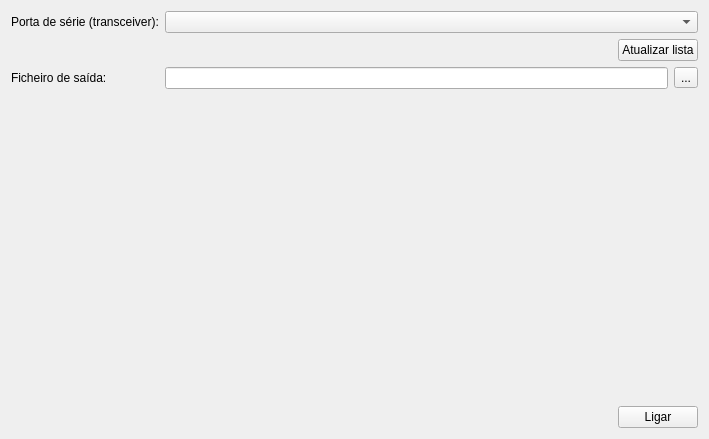
<?xml version="1.0" encoding="UTF-8"?>
<ui version="4.0">
 <class>PortSelection</class>
 <widget class="QMainWindow" name="PortSelection">
  <property name="geometry">
   <rect>
    <x>0</x>
    <y>0</y>
    <width>709</width>
    <height>439</height>
   </rect>
  </property>
  <property name="windowTitle">
   <string>Seleção de Porta</string>
  </property>
  <property name="windowIcon">
   <iconset resource="resources.qrc">
    <normaloff>:/images/icon.svg</normaloff>:/images/icon.svg</iconset>
  </property>
  <widget class="QWidget" name="centralWidget">
   <layout class="QVBoxLayout" name="verticalLayout">
    <item>
     <layout class="QFormLayout" name="formLayout">
      <item row="1" column="0">
       <widget class="QLabel" name="label">
        <property name="text">
         <string>Porta de série (transceiver):</string>
        </property>
       </widget>
      </item>
      <item row="1" column="1">
       <widget class="QComboBox" name="comboBox_port"/>
      </item>
      <item row="2" column="1">
       <layout class="QHBoxLayout" name="horizontalLayout">
        <property name="bottomMargin">
         <number>0</number>
        </property>
        <item>
         <spacer name="horizontalSpacer">
          <property name="orientation">
           <enum>Qt::Horizontal</enum>
          </property>
          <property name="sizeHint" stdset="0">
           <size>
            <width>40</width>
            <height>20</height>
           </size>
          </property>
         </spacer>
        </item>
        <item>
         <widget class="QPushButton" name="pushButton_refresh">
          <property name="text">
           <string>Atualizar lista</string>
          </property>
         </widget>
        </item>
       </layout>
      </item>
      <item row="3" column="0">
       <widget class="QLabel" name="label_2">
        <property name="text">
         <string>Ficheiro de saída:</string>
        </property>
       </widget>
      </item>
      <item row="3" column="1">
       <layout class="QHBoxLayout" name="horizontalLayout_3">
        <property name="bottomMargin">
         <number>0</number>
        </property>
        <item>
         <widget class="QLineEdit" name="lineEdit_outputFilePath"/>
        </item>
        <item>
         <widget class="QToolButton" name="toolButton_fileSelect">
          <property name="text">
           <string>...</string>
          </property>
         </widget>
        </item>
       </layout>
      </item>
     </layout>
    </item>
    <item>
     <layout class="QHBoxLayout" name="horizontalLayout_2">
      <item>
       <spacer name="horizontalSpacer_2">
        <property name="orientation">
         <enum>Qt::Horizontal</enum>
        </property>
        <property name="sizeHint" stdset="0">
         <size>
          <width>40</width>
          <height>20</height>
         </size>
        </property>
       </spacer>
      </item>
      <item>
       <widget class="QPushButton" name="pushButton_connect">
        <property name="text">
         <string>Ligar</string>
        </property>
       </widget>
      </item>
     </layout>
    </item>
   </layout>
  </widget>
 </widget>
 <layoutdefault spacing="6" margin="11"/>
 <resources>
  <include location="resources.qrc"/>
 </resources>
 <connections/>
</ui>
